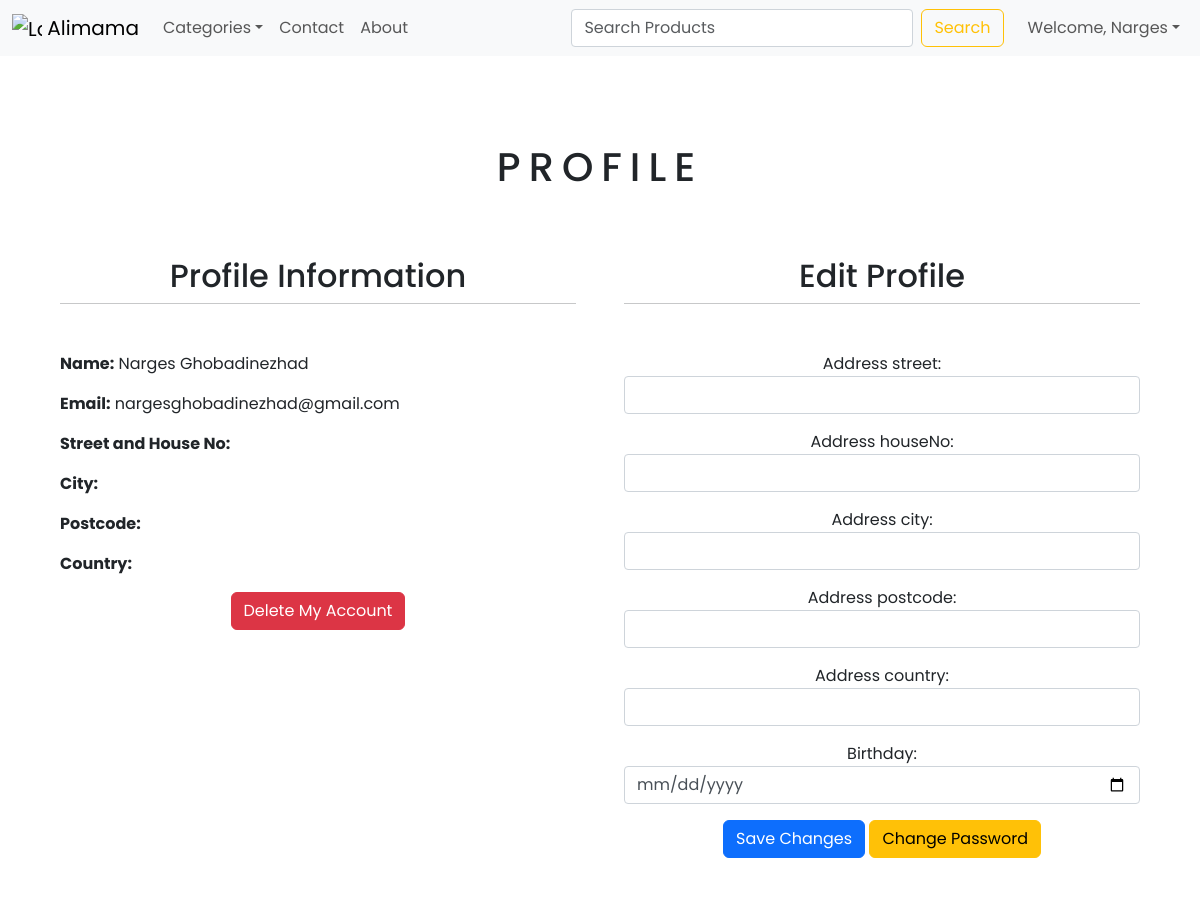
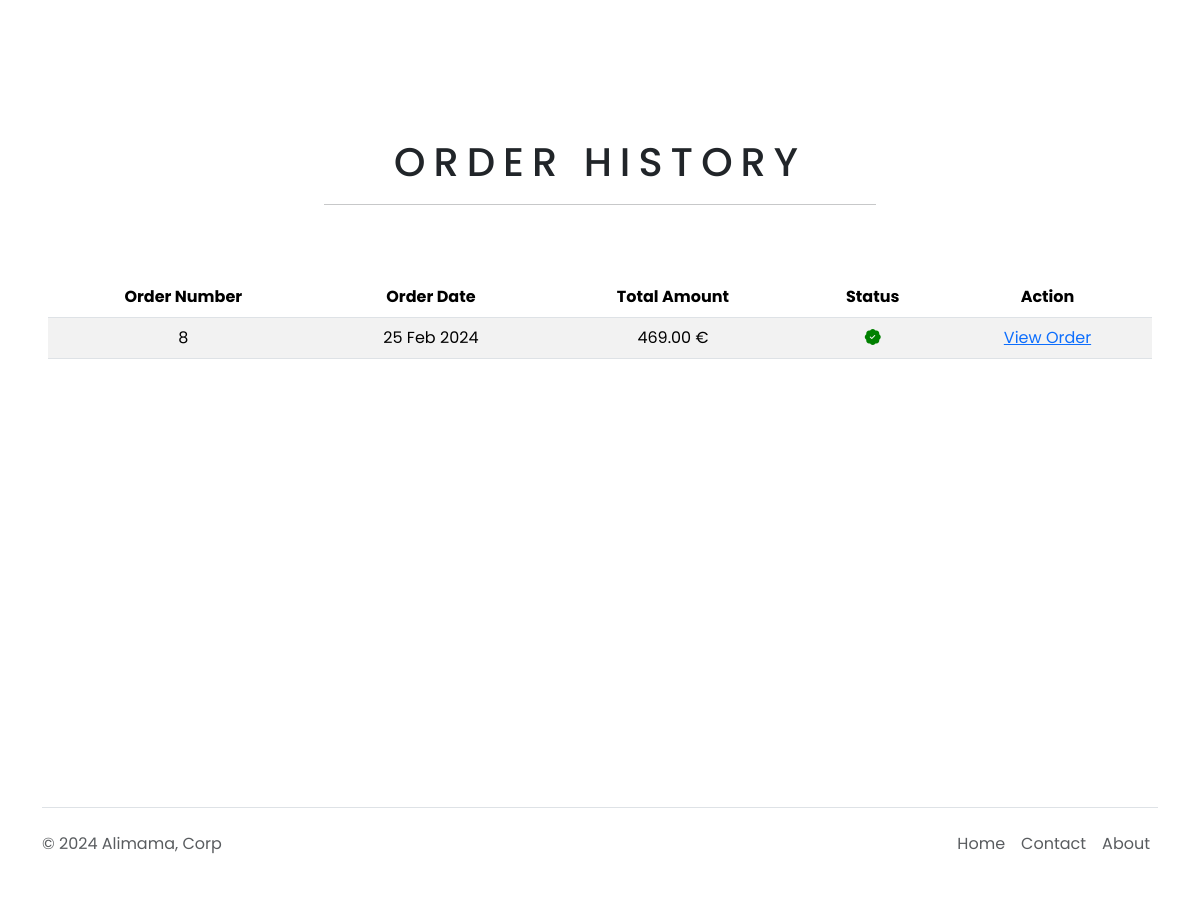
The page /userdashboard/ (signed in) on the database its author committed (2 pictures, top to bottom).
### store/models.py (models this page shows, shortened)
class Profile(models.Model):
    CUSTOMER = 1
    SELLER = 2
    S_ADMIN = 3
    SUDO = 4
    ROLE_CHOICE = (
        (CUSTOMER, 'Customer'),
        (SELLER, 'Seller'),
        (S_ADMIN, 'Seller_Admin'),
        (SUDO, 'Sudo'),
    )
    user = models.OneToOneField(User, on_delete=models.CASCADE)
    address_street = models.CharField(max_length=200, blank=True)
    address_houseNo = models.CharField(max_length=50, blank=True)
    address_city = models.CharField(max_length=200, blank=True)
    address_postcode = models.CharField(max_length=200, blank=True)
    address_country = models.CharField(max_length=200, blank=True)
    phone_number = models.CharField(max_length=200, blank=True)
    birthday = models.DateField(null=True, blank=True)
    role = models.PositiveSmallIntegerField(
        choices=ROLE_CHOICE, null=True, blank=True)

class Order(models.Model):
    user = models.ForeignKey(
        settings.AUTH_USER_MODEL, on_delete=models.SET_NULL, related_name='orders', null=True)
    token = models.CharField(max_length=250, blank=True)
    total = models.DecimalField(
        max_digits=10, decimal_places=2, verbose_name='EUR Order Total')
    emailAddress = models.EmailField(
        max_length=250, blank=True)
    created = models.DateTimeField(auto_now_add=True)
    billingName = models.CharField(
        max_length=250, blank=True)
    billingAddress1 = models.CharField(
        max_length=250, blank=True)
    billingCity = models.CharField(
        max_length=250, blank=True)
    billingPostcode = models.CharField(
        max_length=250, blank=True)
    billingCountry = models.CharField(
        max_length=250, blank=True)
    shippingName = models.CharField(
        max_length=250, blank=True)
    shippingAddress1 = models.CharField(
        max_length=250, blank=True)
    shippingCity = models.CharField(
        max_length=250, blank=True)
    shippingPostcode = models.CharField(
        max_length=250, blank=True)
    shippingCountry = models.CharField(
        max_length=250, blank=True)
    STATUS_CHOICES = (
        ('Active', 'Active'),
        ('Canceled', 'Canceled'),
        ('Completed', 'Completed'),
    )
    status = models.CharField(
        max_length=10, choices=STATUS_CHOICES, default='Active')
    class Meta:
        db_table = 'Order'
        ordering = ['-created']

### store/views.py (the view)
# urls.py: path('userdashboard/', views.userDashboard, name='user_dashboard'),
@login_required(redirect_field_name='next', login_url='signin')
def userDashboard(request):
    order_details = Order.objects.filter(
        user=request.user).order_by('-created')
    if request.method == 'POST':
        form = ProfileForm(request.POST, request.FILES,
                           instance=request.user.profile)
        if form.is_valid():
            form.save()
            messages.success(request, 'Profile updated successfully.')
            return redirect('user_dashboard')
    else:
        form = ProfileForm(instance=request.user.profile)
    user_profile = get_object_or_404(Profile, user=request.user)
    context = {
        'order_details': order_details,
        'form': form,
        'profile': user_profile,
    }
    return render(request, 'user_dashboard.html', context)

### store/form.py
class ProfileForm(forms.ModelForm):
    def __init__(self, *args, **kwargs):
        editable = kwargs.pop('editable', True)
        super(ProfileForm, self).__init__(*args, **kwargs)
        if not editable:
            for field in self.fields.values():
                field.widget.attrs['disabled'] = 'disabled'
    class Meta:
        model = Profile
        fields = ['address_street', 'address_houseNo', 'address_city',
                  'address_postcode', 'address_country', 'birthday']
        widgets = {
            'birthday': forms.DateInput(attrs={'type': 'date', 'class': 'form-control'}),
            'address_street': forms.TextInput(attrs={'class': 'form-control'}),
            'address_houseNo': forms.TextInput(attrs={'class': 'form-control'}),
            'address_postcode': forms.TextInput(attrs={'class': 'form-control'}),
            'address_city': forms.TextInput(attrs={'class': 'form-control'}),
            'address_country': forms.TextInput(attrs={'class': 'form-control'}),
        }

### store/content_process.py (called while the page is built)
def menu_links(request):
    links = Category.objects.all()
    return dict(links=links)

def counter(request):
    item_count = 0
    if 'admin' in request.path:
        return {}
    else:
        try:
            cart = Cart.objects.filter(cart_id=_cart_id(request))
            cart_items = CartItem.objects.all().filter(cart=cart[:1])
            for item in cart_items:
                item_count += item.quantity
        except Cart.DoesNotExist:
            item_count = 0
        return dict(item_count=item_count)

### store/models.py (called while the page is built)
    def get_url(self):
        return reverse('products_by_category', args=[self.slug])

### store/views.py (called while the page is built)
def _cart_id(request):
    cart = request.session.session_key
    if not cart:
        cart = request.session.session_key
    return cart

### store/templates/user_dashboard.html (shortened to what this page needs)
{% extends 'base.html' %}
{% load static %}
{% block content %}
<div class="text-center ms-5 me-5">
    <br>
    <div class="container mt-5">
        <h1 class="text-center product_title">
            Profile
        </h1>
        <br><br>
        <div class="row g-5">
            <div class="col-md-6">
                <h2>Profile Information</h2>
                <hr style="width: 100%; margin: auto;">
                <br><br>
                <div class="text-start">
                    <p><strong>Name:</strong> {{ profile.user.first_name }} {{ profile.user.last_name }}</p>
                    <p><strong>Email:</strong> {{ profile.user.email }}</p>
                    <p><strong>Street and House No:</strong> {{ profile.address_street }} {{ profile.address_houseNo }}
                    </p>
                    <p><strong>City:</strong> {{ profile.address_city }}</p>
                    <p><strong>Postcode:</strong> {{ profile.address_postcode }}</p>
                    <p><strong>Country:</strong> {{ profile.address_country }}</p>
                </div>
                <form action="{% url 'delete_account' %}" method="post">
                    <button type="submit" class="btn btn-danger"
                        onclick="return confirm('Are you sure you want to delete your account? This action cannot be undone.');">
                        Delete My Account
                    </button>
                </form>
            </div>
            <div class="col-md-6">
                <h2>Edit Profile</h2>
                <hr style="width: 100%; margin: auto;">
                <br><br>
                <form method="post" style="list-style-type: none;">
                    {{ form.as_p }}
                    <button type="submit" class="btn btn-primary">Save Changes</button> <a
                        href="{% url 'change_password' %}" class="btn btn-warning">Change Password</a>
                </form>
                <br>
            </div>
        </div>
    </div>
    <br><br><br><br>
    <br>
    <br>
    <h1 class="text-center product_title">
        Order History
    </h1>
    <hr style="width: 50%; margin: auto;">
    <br><br><br>
    {% if order_details %}
    <table class="table table-striped">
        <thead>
            <tr>
                <th>Order Number</th>
                <th>Order Date</th>
                <th>Total Amount</th>
                <th>Status</th>
                <th>Action</th>
            </tr>
        </thead>
        <tbody>
            {% for order in order_details %}
            <tr>
                <td>{{order.id}}</td>
                <td>{{order.created|date:"d M Y"}}</td>
                <td>{{order.total}} €</td>
                {% if order.status != 'Canceled' %}
                <td><i class="bi bi-patch-check-fill" style="color: green;"></i></td>
                {% else %}
                <td> <i class="bi bi-x-circle-fill" style="color: red;"></i></td>
                {%endif%}
                <td><a href="{% url 'order_detail' order.id %}">View Order</a></td>
            </tr>
            {% endfor %}
        </tbody>
    </table>
    {% else %}
    <p>You have not placed any orders yet.</p>
    <br><br>
    <a href="{% url 'home' %}" class="btn btn-secondary">Continue shopping</a>
    {% endif %}
</div>
<br><br><br><br><br><br><br><br><br><br><br><br><br><br><br><br><br><br>
{% endblock %}

### store/templates/navbar.html (shortened to what this page needs)
{% load static %}
<nav class="navbar navbar-expand-lg bg-body-tertiary">
    <div class="container-fluid">
        <a class="navbar-brand" href="{% url 'home' %}">
            <img src="{% static 'store/images/logo.png'%}" alt="Logo" width="30" height="24"
                class="d-inline-block align-text-top">
            Alimama
        </a>
        <div class="collapse navbar-collapse" id="navbarTogglerDemo02">
            <ul class="navbar-nav me-auto mb-2 mb-lg-0">
                <li class="nav-item">
                    <div class="dropdown-center">
                        <a class="nav-link dropdown-toggle" type="button" data-bs-toggle="dropdown"
                            aria-expanded="false">Categories</a>
                    </div>
                </li>
                <li class="nav-item">
                    <a class="nav-link" href="{% url 'contact' %}">Contact</a>
                </li>
                <li class="nav-item">
                    <a class="nav-link" href="#">About</a>
                </li>
            </ul>
            <form class="d-flex" role="search" action="{% url 'search' %}" ,method="GET">
                <input class="form-control me-2" type="search" name="title" placeholder="Search Products"
                    aria-label="Search">
                <button class="btn btn-outline-warning" type="submit">Search</button>
            </form>
            <div class="navbar-nav ms-3">
                <ul class="navbar-nav me-auto mb-2 mb-lg-0">
                    {% if request.user.is_authenticated and request.user.first_name %}
                    <li class="nav-item">
                        <div class="dropdown-center">
                            <a class="nav-link dropdown-toggle" type="button" data-bs-toggle="dropdown"
                                aria-expanded="false">Welcome, {{request.user.first_name}}</a>
                        </div>
                    </li>
                    {%endif%}
                </ul>
            </div>
        </div>
    </div>
</nav>

### store/static/store/css/base.css (style rules this page uses)
body { font-family: 'Poppins', sans-serif; margin: 0 0; padding: 0 0; }
.product_title { font-size: 40px; text-transform: uppercase; letter-spacing: .2em; padding-top: 15px; padding-bottom: 10px; }
.form-control { width: 100%; padding: 0.375rem 0.75rem; font-size: 1rem; line-height: 1.5; color: #495057; background-color: #fff; background-clip: padding-box; border: 1px solid #ced4da; border-radius: 0.25rem; transition: border-color 0.15s ease-in-out, box-shadow 0.15s ease-in-out; box-sizing: border-box; }

### rows shown on the page
Profile: user.first_name "Narges", user.last_name "Ghobadinezhad", user.email "nargesghobadinezhad@gmail.com"
Order: id "8", created "25 Feb 2024", total "469.00"

### other values the page prints
{{ request.user.first_name }} "Narges"
